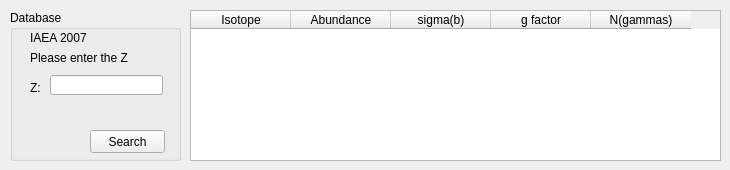
          <widget class="QWidget" name="tab_14">
           <attribute name="title">
            <string>Isotope</string>
           </attribute>
           <widget class="QTableWidget" name="table_data_iso">
            <property name="geometry">
             <rect>
              <x>190</x>
              <y>10</y>
              <width>531</width>
              <height>151</height>
             </rect>
            </property>
            <column>
             <property name="text">
              <string>Isotope</string>
             </property>
            </column>
            <column>
             <property name="text">
              <string>Abundance</string>
             </property>
            </column>
            <column>
             <property name="text">
              <string>sigma(b)</string>
             </property>
            </column>
            <column>
             <property name="text">
              <string>g factor</string>
             </property>
            </column>
            <column>
             <property name="text">
              <string>N(gammas)</string>
             </property>
            </column>
           </widget>
           <widget class="QGroupBox" name="groupBox_25">
            <property name="geometry">
             <rect>
              <x>10</x>
              <y>10</y>
              <width>171</width>
              <height>151</height>
             </rect>
            </property>
            <property name="title">
             <string>Database</string>
            </property>
            <widget class="QPushButton" name="pbt_data_iso_do">
             <property name="geometry">
              <rect>
               <x>80</x>
               <y>120</y>
               <width>75</width>
               <height>23</height>
              </rect>
             </property>
             <property name="text">
              <string>Search</string>
             </property>
            </widget>
            <widget class="QLabel" name="label_67">
             <property name="geometry">
              <rect>
               <x>20</x>
               <y>70</y>
               <width>21</width>
               <height>16</height>
              </rect>
             </property>
             <property name="text">
              <string>Z:</string>
             </property>
            </widget>
            <widget class="QLineEdit" name="let_data_iso_Z">
             <property name="geometry">
              <rect>
               <x>40</x>
               <y>65</y>
               <width>113</width>
               <height>20</height>
              </rect>
             </property>
            </widget>
            <widget class="QLabel" name="label_68">
             <property name="geometry">
              <rect>
               <x>20</x>
               <y>20</y>
               <width>91</width>
               <height>16</height>
              </rect>
             </property>
             <property name="text">
              <string>IAEA 2007</string>
             </property>
            </widget>
            <widget class="QLabel" name="label_69">
             <property name="geometry">
              <rect>
               <x>20</x>
               <y>40</y>
               <width>131</width>
               <height>16</height>
              </rect>
             </property>
             <property name="text">
              <string>Please enter the Z</string>
             </property>
            </widget>
           </widget>
          </widget>
